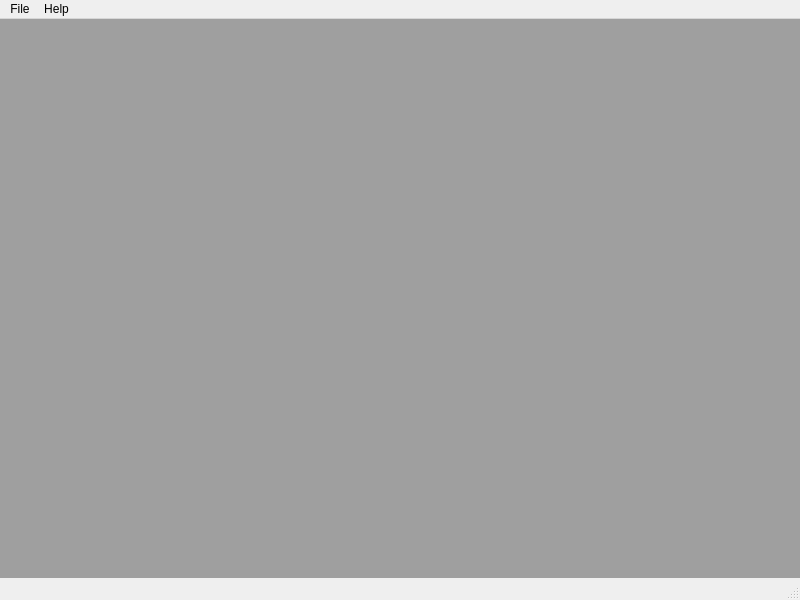
<?xml version="1.0" encoding="UTF-8"?>
<ui version="4.0">
 <class>MainWindow</class>
 <widget class="QMainWindow" name="MainWindow">
  <property name="geometry">
   <rect>
    <x>0</x>
    <y>0</y>
    <width>800</width>
    <height>600</height>
   </rect>
  </property>
  <property name="windowTitle">
   <string>MainWindow</string>
  </property>
  <widget class="QWidget" name="centralwidget">
   <widget class="QWidget" name="verticalLayoutWidget">
    <property name="geometry">
     <rect>
      <x>0</x>
      <y>0</y>
      <width>855</width>
      <height>684</height>
     </rect>
    </property>
    <layout class="QVBoxLayout" name="verticalLayout">
     <item>
      <widget class="QMdiArea" name="mdiArea">
       <property name="viewMode">
        <enum>QMdiArea::TabbedView</enum>
       </property>
       <widget class="QWidget" name="General information">
        <property name="windowTitle">
         <string>Address book</string>
        </property>
       </widget>
       <widget class="QWidget" name="subwindow_2">
        <property name="windowTitle">
         <string>Subwindow</string>
        </property>
       </widget>
      </widget>
     </item>
    </layout>
   </widget>
  </widget>
  <widget class="QMenuBar" name="menubar">
   <property name="geometry">
    <rect>
     <x>0</x>
     <y>0</y>
     <width>800</width>
     <height>23</height>
    </rect>
   </property>
   <widget class="QMenu" name="menuFile">
    <property name="title">
     <string>File</string>
    </property>
   </widget>
   <widget class="QMenu" name="menuHelp">
    <property name="title">
     <string>Help</string>
    </property>
   </widget>
   <addaction name="menuFile"/>
   <addaction name="menuHelp"/>
  </widget>
  <widget class="QStatusBar" name="statusbar"/>
 </widget>
 <resources/>
 <connections/>
</ui>
